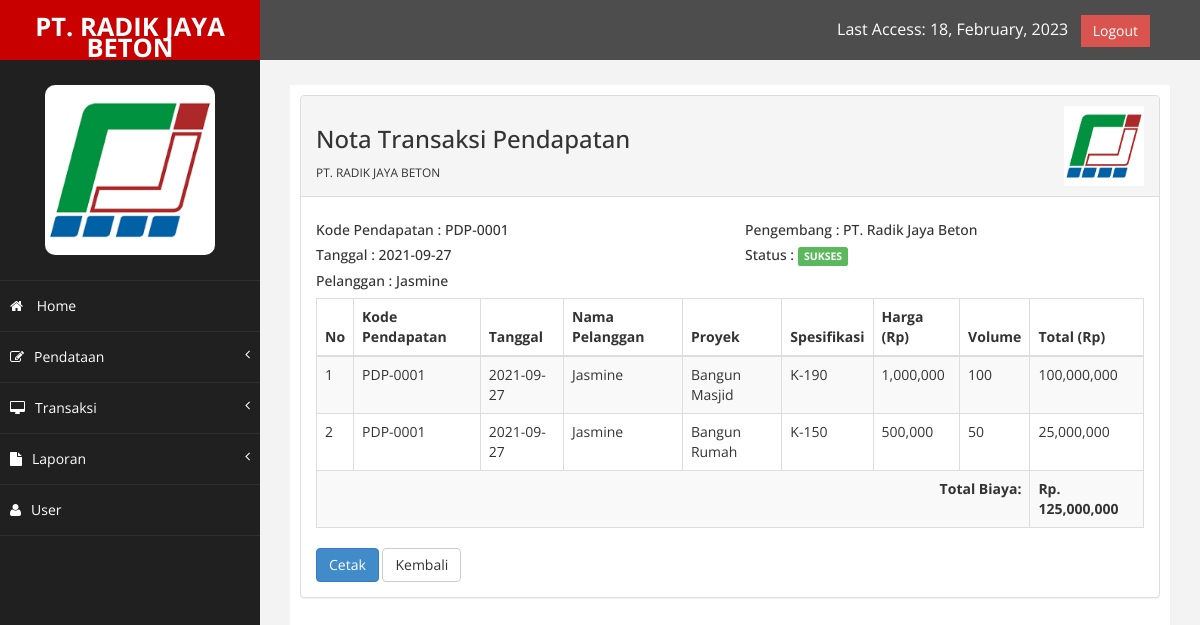
Page /admin/index.php?halaman=nota_pendapatan&kode=PDP-0001 (signed in) on the committed database.
### tables this page shows
CREATE TABLE `pendapatan` (
  `no_pendapatan` int(11) NOT NULL,
  `tanggal` date NOT NULL,
  `kd_pendapatan` varchar(200) NOT NULL,
  `kd_pelanggan` varchar(256) NOT NULL,
  `nama_pelanggan` varchar(200) NOT NULL,
  `proyek` varchar(250) NOT NULL,
  `kd_barang` varchar(256) NOT NULL,
  `spesifikasi` varchar(15) NOT NULL,
  `harga` int(11) NOT NULL,
  `volume` int(5) NOT NULL,
  `total` int(20) NOT NULL
);

### admin/nota_pendapatan.php (the view, shortened to what this page needs)
<?php
	$kode = $_GET["kode"];
	$sqlNota 	= "SELECT * FROM pendapatan WHERE kd_pendapatan = '$kode' ";
	$ambilNota 	= $koneksi->query($sqlNota);
	$ambilNota2 = $koneksi->query($sqlNota);
	$pecahNota2	= $ambilNota2->fetch_assoc();
?>
<div class="panel panel-default">
	<div class="panel-heading">
		<div class="row nota-heading">
			<div class="col-md-6">
				<h3>Nota Transaksi Pendapatan</h3>
				<small>PT. RADIK JAYA BETON</small>
			</div>
			<div class="col-md-6">
				<img src="assets/img/index.png" alt="Logo PT.RADIK JAYA BETON" align="right" width="20%">
			</div>
		</div>
	</div>
	<div class="panel-body">
		<div class="row">
			<div class="col-md-6 col-xl-6">
				<h5>Kode Pendapatan : <?php echo $pecahNota2["kd_pendapatan"]; ?></h5>
				<h5>Tanggal : <?php echo $pecahNota2["tanggal"]; ?></h5>
				<h5>Pelanggan : <?php echo $pecahNota2["nama_pelanggan"]; ?></h5>
			</div>
			<div class="col-md-6 col-xl-6">
				<h5>Pengembang : PT. Radik Jaya Beton</h5>
				<h5>Status 	: <span class="label label-success">SUKSES</span></h5>
			</div>
		</div>
		<div class="table-responsive">
			<table class="table table-striped table-bordered">
				<thead>
					<tr>
						<th>No</th>
						<th>Kode Pendapatan</th>
						<th>Tanggal</th>
						<th>Nama Pelanggan</th>
						<th>Proyek</th>
						<th>Spesifikasi</th>
						<th>Harga (Rp)</th>
						<th>Volume</th>
						<th>Total (Rp)</th>
					</tr>
				</thead>
				<tbody>
					<?php
						$no = 1;
						$totalBiaya = 0;
						while($pecahNota = $ambilNota->fetch_assoc()) {
							$totalBiaya += $pecahNota["total"];
					?>
					<tr>
						<td><?php echo $no; ?></td>
						<td><?php echo $pecahNota["kd_pendapatan"]; ?></td>
						<td><?php echo $pecahNota["tanggal"]; ?></td>
						<td><?php echo $pecahNota["nama_pelanggan"]; ?></td>
						<td><?php echo $pecahNota["proyek"]; ?></td>
						<td><?php echo $pecahNota["spesifikasi"]; ?></td>
						<td><?php echo number_format($pecahNota["harga"]); ?></td>
						<td><?php echo $pecahNota["volume"]; ?></td>
						<td><?php echo number_format($pecahNota["total"]); ?></td>
					</tr>
					<?php
						$no++;
						}
					?>
					<tr>
						<td colspan="8" align="right"><strong>Total Biaya: </strong></td>
						<td><strong>Rp. <?php echo number_format($totalBiaya); ?></strong></td>
					</tr>
				</tbody>
			</table>
		</div>
		<div class="row">
			<div class="col-md-6">
				<a href="components/export_pages/cetaknotapendapatan.php?kode=<?php echo $kode; ?>" class="btn btn-primary" target="_blank">Cetak</a>
				<a href="index.php?halaman=pendapatan" class="btn btn-default">Kembali</a>
			</div>
		</div>
	</div>
</div>

### admin/assets/css/custom.css (style rules this page uses)
body { font-family: 'Open Sans', sans-serif; }

### rows in the picture
pendapatan: kd_pendapatan "PDP-0001", tanggal "2021-09-27", nama_pelanggan "Jasmine", proyek "Bangun Masjid", spesifikasi "K-190", harga "1,000,000", volume "100", total "100,000,000"
pendapatan: kd_pendapatan "PDP-0001", tanggal "2021-09-27", nama_pelanggan "Jasmine", proyek "Bangun Rumah", spesifikasi "K-150", harga "500,000", volume "50", total "25,000,000"

### other values in the picture
$totalBiaya "125,000,000"
